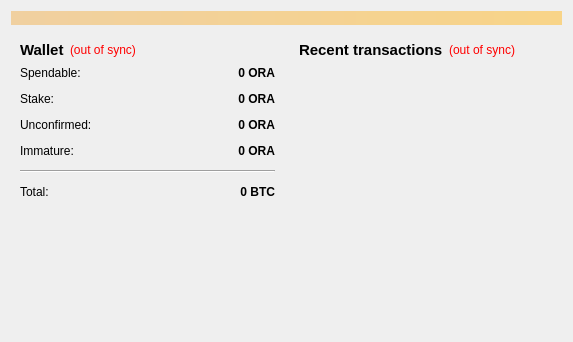
<?xml version="1.0" encoding="UTF-8"?>
<ui version="4.0">
 <class>OverviewPage</class>
 <widget class="QWidget" name="OverviewPage">
  <property name="geometry">
   <rect>
    <x>0</x>
    <y>0</y>
    <width>573</width>
    <height>342</height>
   </rect>
  </property>
  <property name="windowTitle">
   <string>Form</string>
  </property>
  <layout class="QVBoxLayout" name="topLayout">
   <item>
    <widget class="QLabel" name="labelAlerts">
     <property name="visible">
      <bool>false</bool>
     </property>
     <property name="styleSheet">
      <string notr="true">background-color: qlineargradient(x1: 0, y1: 0, x2: 1, y2: 0, stop:0 #F0D0A0, stop:1 #F8D488);  color:#000000
</string>
     </property>
     <property name="wordWrap">
      <bool>true</bool>
     </property>
     <property name="margin">
      <number>3</number>
     </property>
    </widget>
   </item>
   <item>
    <layout class="QHBoxLayout" name="horizontalLayout" stretch="1,1">
     <item>
      <layout class="QVBoxLayout" name="verticalLayout_2">
       <item>
        <widget class="QWidget" name="widget" native="true">
         <layout class="QVBoxLayout" name="verticalLayout_4">
          <item>
           <layout class="QHBoxLayout" name="horizontalLayout_4">
            <item>
             <widget class="QLabel" name="label_5">
              <property name="font">
               <font>
                <pointsize>11</pointsize>
                <weight>75</weight>
                <bold>true</bold>
               </font>
              </property>
              <property name="text">
               <string>Wallet</string>
              </property>
             </widget>
            </item>
            <item>
             <widget class="QLabel" name="labelWalletStatus">
              <property name="toolTip">
               <string>The displayed information may be out of date. Your wallet automatically synchronizes with the OraCoin network after a connection is established, but this process has not completed yet.</string>
              </property>
              <property name="styleSheet">
               <string notr="true">QLabel { color: red; }</string>
              </property>
              <property name="text">
               <string notr="true">(out of sync)</string>
              </property>
              <property name="alignment">
               <set>Qt::AlignLeading|Qt::AlignLeft|Qt::AlignVCenter</set>
              </property>
             </widget>
            </item>
            <item>
             <spacer name="horizontalSpacer_2">
              <property name="orientation">
               <enum>Qt::Horizontal</enum>
              </property>
              <property name="sizeHint" stdset="0">
               <size>
                <width>40</width>
                <height>20</height>
               </size>
              </property>
             </spacer>
            </item>
           </layout>
          </item>
          <item>
           <layout class="QFormLayout" name="formLayout_2">
            <property name="fieldGrowthPolicy">
             <enum>QFormLayout::AllNonFixedFieldsGrow</enum>
            </property>
            <property name="horizontalSpacing">
             <number>12</number>
            </property>
            <property name="verticalSpacing">
             <number>12</number>
            </property>
            <item row="0" column="0">
             <widget class="QLabel" name="label">
              <property name="text">
               <string>Spendable:</string>
              </property>
             </widget>
            </item>
            <item row="0" column="1">
             <widget class="QLabel" name="labelBalance">
              <property name="font">
               <font>
                <weight>75</weight>
                <bold>true</bold>
               </font>
              </property>
              <property name="cursor">
               <cursorShape>IBeamCursor</cursorShape>
              </property>
              <property name="toolTip">
               <string>Your current spendable balance</string>
              </property>
              <property name="text">
               <string notr="true">0 ORA</string>
              </property>
              <property name="alignment">
               <set>Qt::AlignRight|Qt::AlignTrailing|Qt::AlignVCenter</set>
              </property>
              <property name="textInteractionFlags">
               <set>Qt::LinksAccessibleByMouse|Qt::TextSelectableByKeyboard|Qt::TextSelectableByMouse</set>
              </property>
             </widget>
            </item>
            <item row="1" column="0">
             <widget class="QLabel" name="label_6">
              <property name="text">
               <string>Stake:</string>
              </property>
             </widget>
            </item>
            <item row="1" column="1">
             <widget class="QLabel" name="labelStake">
              <property name="font">
               <font>
                <weight>75</weight>
                <bold>true</bold>
               </font>
              </property>
              <property name="cursor">
               <cursorShape>IBeamCursor</cursorShape>
              </property>
              <property name="toolTip">
               <string>Total of coins that was staked, and do not yet count toward the current balance</string>
              </property>
              <property name="text">
               <string notr="true">0 ORA</string>
              </property>
              <property name="alignment">
               <set>Qt::AlignRight|Qt::AlignTrailing|Qt::AlignVCenter</set>
              </property>
              <property name="textInteractionFlags">
               <set>Qt::LinksAccessibleByMouse|Qt::TextSelectableByKeyboard|Qt::TextSelectableByMouse</set>
              </property>
             </widget>
            </item>
            <item row="2" column="0">
             <widget class="QLabel" name="label_3">
              <property name="text">
               <string>Unconfirmed:</string>
              </property>
             </widget>
            </item>
            <item row="2" column="1">
             <widget class="QLabel" name="labelUnconfirmed">
              <property name="font">
               <font>
                <weight>75</weight>
                <bold>true</bold>
               </font>
              </property>
              <property name="cursor">
               <cursorShape>IBeamCursor</cursorShape>
              </property>
              <property name="toolTip">
               <string>Total of transactions that have yet to be confirmed, and do not yet count toward the current balance</string>
              </property>
              <property name="text">
               <string notr="true">0 ORA</string>
              </property>
              <property name="alignment">
               <set>Qt::AlignRight|Qt::AlignTrailing|Qt::AlignVCenter</set>
              </property>
              <property name="textInteractionFlags">
               <set>Qt::LinksAccessibleByMouse|Qt::TextSelectableByKeyboard|Qt::TextSelectableByMouse</set>
              </property>
             </widget>
            </item>
            <item row="3" column="0">
             <widget class="QLabel" name="labelImmatureText">
              <property name="text">
               <string>Immature:</string>
              </property>
             </widget>
            </item>
            <item row="3" column="1">
             <widget class="QLabel" name="labelImmature">
              <property name="font">
               <font>
                <weight>75</weight>
                <bold>true</bold>
               </font>
              </property>
              <property name="toolTip">
               <string>Mined balance that has not yet matured</string>
              </property>
              <property name="text">
               <string notr="true">0 ORA</string>
              </property>
              <property name="alignment">
               <set>Qt::AlignRight|Qt::AlignTrailing|Qt::AlignVCenter</set>
              </property>
              <property name="textInteractionFlags">
               <set>Qt::LinksAccessibleByMouse|Qt::TextSelectableByKeyboard|Qt::TextSelectableByMouse</set>
              </property>
             </widget>
            </item>
            <item row="4" column="0" colspan="2">
             <widget class="Line" name="line">
              <property name="orientation">
               <enum>Qt::Horizontal</enum>
              </property>
             </widget>
            </item>
            <item row="5" column="0">
             <widget class="QLabel" name="labelTotalText">
              <property name="text">
               <string>Total:</string>
              </property>
             </widget>
            </item>
            <item row="5" column="1">
             <widget class="QLabel" name="labelTotal">
              <property name="font">
               <font>
                <weight>75</weight>
                <bold>true</bold>
               </font>
              </property>
              <property name="cursor">
               <cursorShape>IBeamCursor</cursorShape>
              </property>
              <property name="toolTip">
               <string>Your current total balance</string>
              </property>
              <property name="text">
               <string notr="true">0 BTC</string>
              </property>
              <property name="alignment">
               <set>Qt::AlignRight|Qt::AlignTrailing|Qt::AlignVCenter</set>
              </property>
              <property name="textInteractionFlags">
               <set>Qt::LinksAccessibleByMouse|Qt::TextSelectableByKeyboard|Qt::TextSelectableByMouse</set>
              </property>
             </widget>
            </item>
           </layout>
          </item>
         </layout>
        </widget>
       </item>
       <item>
        <spacer name="verticalSpacer">
         <property name="orientation">
          <enum>Qt::Vertical</enum>
         </property>
         <property name="sizeHint" stdset="0">
          <size>
           <width>20</width>
           <height>40</height>
          </size>
         </property>
        </spacer>
       </item>
      </layout>
     </item>
     <item>
      <layout class="QVBoxLayout" name="verticalLayout_3">
       <item>
        <widget class="QWidget" name="widget_2" native="true">
         <layout class="QVBoxLayout" name="verticalLayout">
          <item>
           <layout class="QHBoxLayout" name="horizontalLayout_2">
            <item>
             <widget class="QLabel" name="label_4">
              <property name="font">
               <font>
                <pointsize>11</pointsize>
                <weight>75</weight>
                <bold>true</bold>
               </font>
              </property>
              <property name="text">
               <string>&lt;b&gt;Recent transactions&lt;/b&gt;</string>
              </property>
             </widget>
            </item>
            <item>
             <widget class="QLabel" name="labelTransactionsStatus">
              <property name="toolTip">
               <string>The displayed information may be out of date. Your wallet automatically synchronizes with the OraCoin network after a connection is established, but this process has not completed yet.</string>
              </property>
              <property name="styleSheet">
               <string notr="true">QLabel { color: red; }</string>
              </property>
              <property name="text">
               <string notr="true">(out of sync)</string>
              </property>
              <property name="alignment">
               <set>Qt::AlignRight|Qt::AlignTrailing|Qt::AlignVCenter</set>
              </property>
             </widget>
            </item>
            <item>
             <spacer name="horizontalSpacer">
              <property name="orientation">
               <enum>Qt::Horizontal</enum>
              </property>
              <property name="sizeHint" stdset="0">
               <size>
                <width>40</width>
                <height>20</height>
               </size>
              </property>
             </spacer>
            </item>
           </layout>
          </item>
          <item>
           <widget class="QListView" name="listTransactions">
            <property name="styleSheet">
             <string notr="true">QListView { background: transparent; }</string>
            </property>
            <property name="frameShape">
             <enum>QFrame::NoFrame</enum>
            </property>
            <property name="verticalScrollBarPolicy">
             <enum>Qt::ScrollBarAlwaysOff</enum>
            </property>
            <property name="horizontalScrollBarPolicy">
             <enum>Qt::ScrollBarAlwaysOff</enum>
            </property>
            <property name="selectionMode">
             <enum>QAbstractItemView::NoSelection</enum>
            </property>
           </widget>
          </item>
         </layout>
        </widget>
       </item>
      </layout>
     </item>
    </layout>
   </item>
  </layout>
 </widget>
 <resources/>
 <connections/>
</ui>
